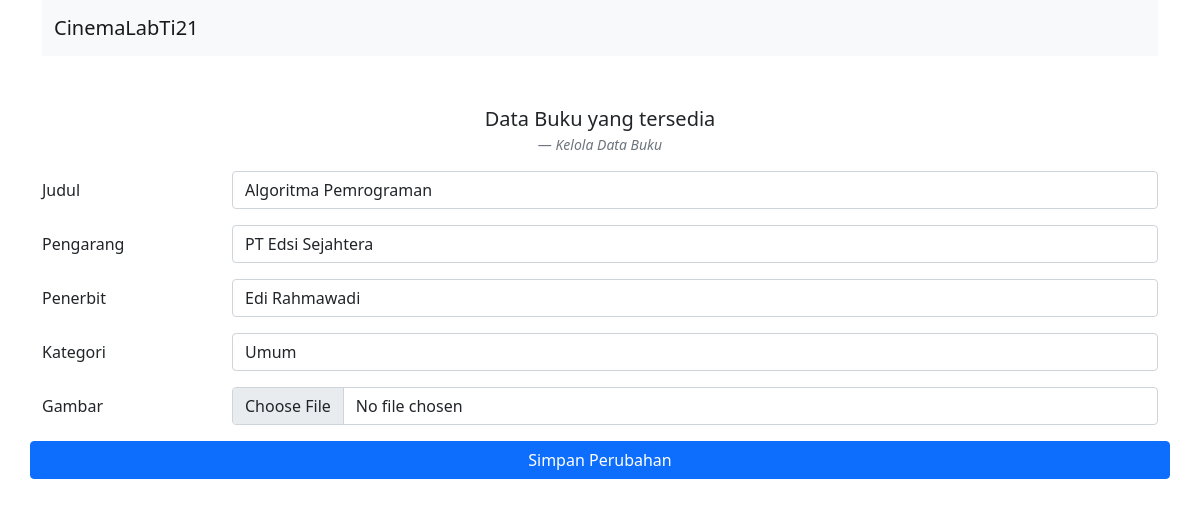
/olah.php?edit=13, run on the app's committed database.
### tables this page shows
CREATE TABLE IF NOT EXISTS `tb_buku` (
  `id` int(11) NOT NULL,
  `judul` varchar(50) NOT NULL,
  `pengarang` varchar(50) NOT NULL,
  `penerbit` varchar(50) NOT NULL,
  `kategori` varchar(50) NOT NULL,
  `gambar` varchar(30) NOT NULL
);

### olah.php (the view, shortened to what this page needs)
<!doctype html>
<?php
include 'koneksi.php';
$judul = "";
$pengarang = "";
$penerbit = "";
$kategori = "";
if (isset($_GET['edit'])) {
    $id = $_GET['edit'];
    $query = "SELECT * FROM tb_buku WHERE id='$id'";
    $sql = mysqli_query($konek, $query);
    $data = mysqli_fetch_array($sql);
    $judul = $data['judul'];
    $pengarang = $data['pengarang'];
    $penerbit = $data['penerbit'];
    $kategori = $data['kategori'];
}
?>
<html lang="en">
<head>
    <link href="https://cdn.jsdelivr.net/npm/bootstrap@5.0.2/dist/css/bootstrap.min.css" rel="stylesheet"
>
</head>
<body>
    <div class="container">
        <nav class="navbar navbar-light bg-light">
            <div class="container-fluid">
                <a class="navbar-brand">CinemaLabTi21</a>
            </div>
        </nav>
        <figure class="text-center mt-5">
            <blockquote class="blockquote">
                <p>Data Buku yang tersedia</p>
            </blockquote>
            <figcaption class="blockquote-footer"><cite title="Source Title">Kelola Data Buku</cite>
            </figcaption>
        </figure>
        <form action="proses.php" method="post" enctype="multipart/form-data">
            <div class="mb-3 row">
                <label for="judul" class="col-sm-2 col-form-label">Judul</label>
                <div class="col-sm-10">
                    <input type="text" class="form-control" id="judul" name="judul" value="<?php echo $judul; ?>"
                        placeholder="Masukkan Judul Buku">
                </div>
            </div>
            <div class="mb-3 row">
                <label for="pengarang" class="col-sm-2 col-form-label">Pengarang</label>
                <div class="col-sm-10">
                    <input type="text" class="form-control" id="pengarang" name="pengarang"
                        value="<?php echo $pengarang; ?>" placeholder="Masukkan Nama Pengarang">
                </div>
            </div>
            <div class="mb-3 row">
                <label for="penerbit" class="col-sm-2 col-form-label">Penerbit</label>
                <div class="col-sm-10">
                    <input type="text" class="form-control" id="penerbit" name="penerbit"
                        value="<?php echo $penerbit; ?>" placeholder="Masukkan Nama Penerbit">
                </div>
            </div>
            <div class="mb-3 row">
                <label for="kategori" class="col-sm-2 col-form-label">Kategori</label>
                <div class="col-sm-10">
                    <select name="kategori" id="kategori" class="form-control">
                        <option value="Umum">
                            <?php if ($kategori == "umum")
                                echo "selected"; ?>Umum
                        </option>
                    </select>
                </div>
            </div>
            <div class="mb-3 row">
                <label for="gambar" class="col-sm-2 col-form-label">Gambar</label>
                <div class="col-sm-10">
                    <input type="file" class="form-control" id="gambar" name="gambar">
                </div>
            </div>
            <div class="mb-3 row">
                <?php
                if (isset($_GET['edit'])) {
                    echo "<button type='submit' class='btn btn-primary' name='btnProses' value='edit'>Simpan Perubahan</button>";
                } else {
                    echo "<button type='submit' class='btn btn-primary' name='btnProses' value='tambah'>Tambah Data</button>";
                }
                ?>
            </div>
        </form>
    </div>
</body>
</html>

### data on the page
tb_buku: judul "Algoritma Pemrograman", pengarang "PT Edsi Sejahtera", penerbit "Edi Rahmawadi"
